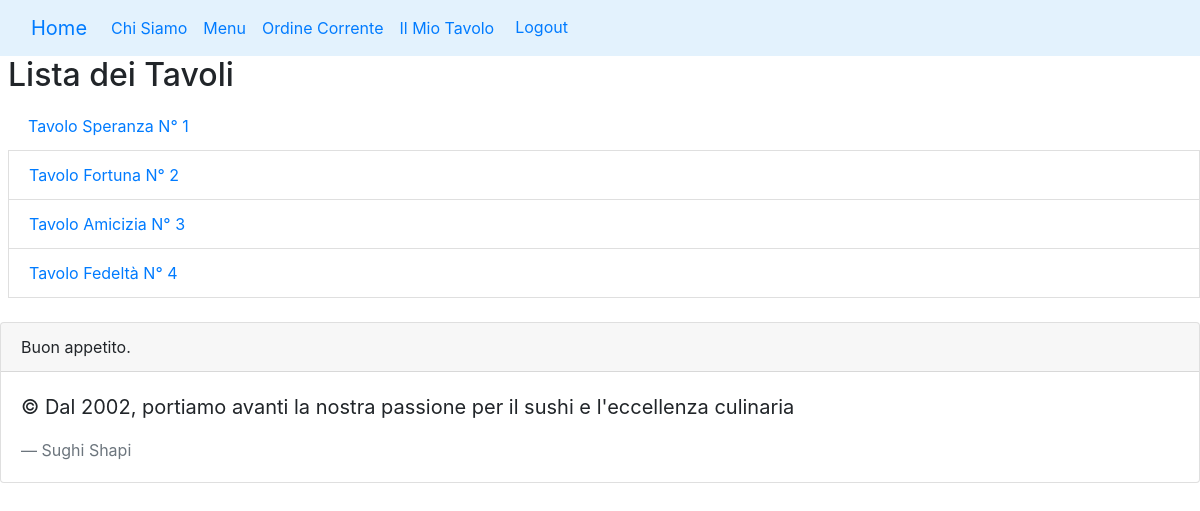
The page /tables/ (signed in) on the database its author committed.
### tables/models.py (models this page shows, shortened)
class Table(models.Model):
    user = models.OneToOneField(User, on_delete=models.CASCADE)
    table_number = models.PositiveIntegerField(unique=True, error_messages={
            'unique': "Numero già esistente!!! Non è possibile avere due tavoli con lo stesso numero.",
        })
    def __str__(self):
        return f'Tavolo {self.user.username} N° {self.table_number}'

### tables/views.py (the view)
# urls.py: path('', TableListView.as_view(), name='table_list'),
class TableListView(LoginRequiredMixin, ListView):
    model = Table
    template_name = 'tables/table_list.html'
    context_object_name = 'tables'

### tables/templates/tables/table_list.html (shortened to what this page needs)
{% extends "base.html" %}
{% block content %}
<h2>Lista dei Tavoli</h2>
    {% if tables %}
    <ul class="list-group list-group-flush">
        {% for table in tables %}
        <li class="list-group-item">
            <a href="{% url 'tables:table_detail' table.pk %}">{{ table }}</a>
        </li>
    </ul>
        {% endfor %}
    {% else %}
        <p>Non ci sono tavoli disponibili.</p>
    {% endif %}
{% endblock %}

### rows shown on the page
Table: user+table_number "Tavolo Speranza N° 1"
Table: user+table_number "Tavolo Fortuna N° 2"
Table: user+table_number "Tavolo Amicizia N° 3"
Table: user+table_number "Tavolo Fedeltà N° 4"
